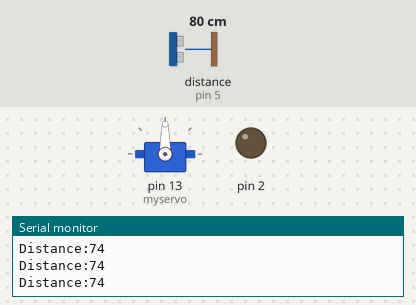
The sketch below on a simulated Arduino Uno, built with avr-gcc and run on an emulated ATmega328P. Shown: servo, output pins drawn as LEDs (lit = HIGH), the last lines printed to the serial monitor. Wiring (inferred from the names in the program): ultrasonic range finder: trigger pin 4; echo pin 5. The inputs (shaded band) are chosen by the test bench; at power-on: distance to the obstacle (sensor on pin 5) 80 cm. The echo pulse lasts 58.3 µs per cm; pins used as bus, display or sensor lines are not drawn.

Above: at 1.2 s.
1.3 s: distance to the obstacle (sensor on pin 5) set to 12 cm
4.3 s: distance to the obstacle (sensor on pin 5) set to 9 cm
At 4.45 s:
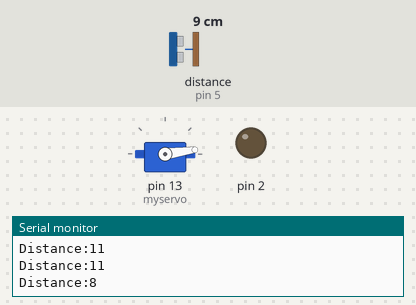
At 7.7 s:
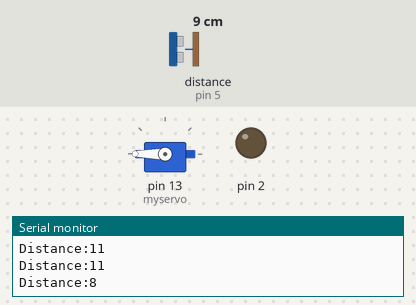
Timing chart, 0 to 13.3 s (numbered marks = the images above; inputs shaded):
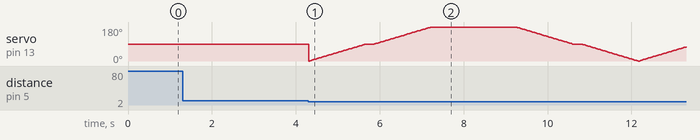

Measured:
- the behaviour switches between 11 and 10 cm on distance to the obstacle (sensor on pin 5) (found by bisection; images 0 and 1)

The sketch:

Ultra_Sonic_Servo_Motor.ino
```cpp
#include<Servo.h>
Servo myservo;
int pos=0;
const int trigPin=4;
const int echoPin=5;
long duration;
int distance;
void setup()
{
  // put your setup code here, to run once:
  myservo.attach(13);
  pinMode(2,OUTPUT);
  pinMode(trigPin,OUTPUT);
  pinMode(echoPin,INPUT);
  Serial.begin(115200);

}

void loop()
{
  // put your main code here, to run repeatedly:
  digitalWrite(trigPin,LOW);
  delayMicroseconds(2);
  digitalWrite(trigPin,HIGH);
  delayMicroseconds(1000);
  digitalWrite(trigPin,LOW);
  duration=pulseIn(echoPin,HIGH);
  //calculate the distance
  distance=duration*0.032/2;
  Serial.print("Distance:");
  Serial.println(distance);
   if(distance<10)
   {
     for(pos=0;pos<=180;pos++)
     {
       myservo.write(pos);
       if(pos==90)
       delay(200);
       delay(15);
     }

      delay(2000);
      for(pos=180;pos>=0;pos--)
     {
       myservo.write(pos);
       if(pos==90)
       delay(200);
       delay(15);
     }
   }
}
```
